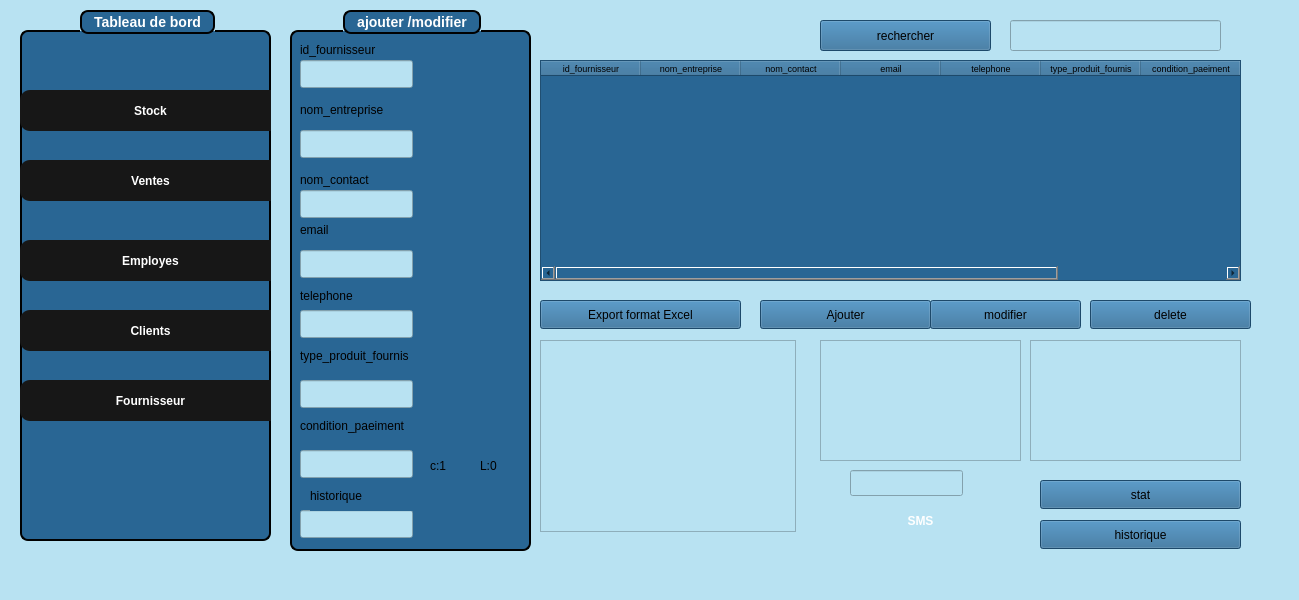
<?xml version="1.0" encoding="UTF-8"?>
<ui version="4.0">
 <class>FournisseurWindow</class>
 <widget class="QMainWindow" name="FournisseurWindow">
  <property name="geometry">
   <rect>
    <x>0</x>
    <y>0</y>
    <width>1299</width>
    <height>600</height>
   </rect>
  </property>
  <property name="windowTitle">
   <string>Gestion des Fournisseurs</string>
  </property>
  <property name="styleSheet">
   <string notr="true">background-color: rgb(184, 226, 242);</string>
  </property>
  <widget class="QWidget" name="centralwidget">
   <widget class="QGroupBox" name="groupBox">
    <property name="geometry">
     <rect>
      <x>20</x>
      <y>10</y>
      <width>251</width>
      <height>531</height>
     </rect>
    </property>
    <property name="styleSheet">
     <string notr="true">QGroupBox {
    background-color: rgb(41, 102, 148);   /* blue background */
    border: 2px solid black;               /* black border, 2px wide */
    border-radius: 8px;                    /* rounded corners */
    margin-top: 20px;                      /* space for the title */
    color: white;                          /* title text color */
    font-weight: bold;
    font-size: 14px;
}

QGroupBox::title {
 border: 2px solid black;               /* black border, 2px wide */
    border-radius: 8px;     
background-color: rgb(41, 102, 148);
    subcontrol-origin: margin;
    subcontrol-position: top center;       /* title centered */
    padding: 2px 10px;
}</string>
    </property>
    <property name="title">
     <string>Tableau de bord</string>
    </property>
    <widget class="QPushButton" name="pushButton">
     <property name="geometry">
      <rect>
       <x>0</x>
       <y>80</y>
       <width>261</width>
       <height>41</height>
      </rect>
     </property>
     <property name="styleSheet">
      <string notr="true">#pushButton{
    font-family: Arial, Helvetica, sans-serif;
    font-weight: bold;
    color: white;
    background-color: #171717;
    padding: 10px 20px;
    border: none;
    border-radius: 10px;
}

#pushButton:hover {
    background-color: #0c66ed; /* hover effect */
}

#pushButton:pressed {
    background-color: #094bb0; /* pressed effect */
}</string>
     </property>
     <property name="text">
      <string>Stock</string>
     </property>
    </widget>
    <widget class="QPushButton" name="pushButton_2">
     <property name="geometry">
      <rect>
       <x>0</x>
       <y>150</y>
       <width>261</width>
       <height>41</height>
      </rect>
     </property>
     <property name="styleSheet">
      <string notr="true">#pushButton_2 {
    font-family: Arial, Helvetica, sans-serif;
    font-weight: bold;
    color: white;
    background-color: #171717;
    padding: 10px 20px;
    border: none;
    border-radius: 10px;
}

#pushButton_2:hover {
    background-color: #0c66ed; /* hover effect */
}

#pushButton_2:pressed {
    background-color: #094bb0; /* pressed effect */
}</string>
     </property>
     <property name="text">
      <string>Ventes</string>
     </property>
    </widget>
    <widget class="QPushButton" name="pushButton_3">
     <property name="geometry">
      <rect>
       <x>0</x>
       <y>300</y>
       <width>261</width>
       <height>41</height>
      </rect>
     </property>
     <property name="styleSheet">
      <string notr="true">#pushButton_3 {
    font-family: Arial, Helvetica, sans-serif;
    font-weight: bold;
    color: white;
    background-color: #171717;
    padding: 10px 20px;
    border: none;
    border-radius: 10px;
}

#pushButton_3:hover {
    background-color: #0c66ed; /* hover effect */
}

#pushButton_3:pressed {
    background-color: #094bb0; /* pressed effect */
}</string>
     </property>
     <property name="text">
      <string>Clients</string>
     </property>
    </widget>
    <widget class="QPushButton" name="pushButton_4">
     <property name="geometry">
      <rect>
       <x>0</x>
       <y>230</y>
       <width>261</width>
       <height>41</height>
      </rect>
     </property>
     <property name="styleSheet">
      <string notr="true">#pushButton_4 {
    font-family: Arial, Helvetica, sans-serif;
    font-weight: bold;
    color: white;
    background-color: #171717;
    padding: 10px 20px;
    border: none;
    border-radius: 10px;
}

#pushButton_4:hover {
    background-color: #0c66ed; /* hover effect */
}

#pushButton_4:pressed {
    background-color: #094bb0; /* pressed effect */
}</string>
     </property>
     <property name="text">
      <string>Employes</string>
     </property>
    </widget>
    <widget class="QPushButton" name="pushButton_5">
     <property name="geometry">
      <rect>
       <x>0</x>
       <y>370</y>
       <width>261</width>
       <height>41</height>
      </rect>
     </property>
     <property name="styleSheet">
      <string notr="true">#pushButton_5 {
    font-family: Arial, Helvetica, sans-serif;
    font-weight: bold;
    color: white;
    background-color: #171717;
    padding: 10px 20px;
    border: none;
    border-radius: 10px;
}

#pushButton_5:hover {
    background-color: #0c66ed; /* hover effect */
}

#pushButton_5:pressed {
    background-color: #094bb0; /* pressed effect */
}</string>
     </property>
     <property name="text">
      <string>Fournisseur</string>
     </property>
    </widget>
   </widget>
   <widget class="QLabel" name="logoLabel">
    <property name="geometry">
     <rect>
      <x>1230</x>
      <y>10</y>
      <width>60</width>
      <height>60</height>
     </rect>
    </property>
    <property name="minimumSize">
     <size>
      <width>50</width>
      <height>50</height>
     </size>
    </property>
    <property name="maximumSize">
     <size>
      <width>60</width>
      <height>60</height>
     </size>
    </property>
    <property name="styleSheet">
     <string notr="true">background-color: transparent;</string>
    </property>
    <property name="text">
     <string/>
    </property>
    <property name="pixmap">
     <pixmap resource="resources.qrc">:/images/logof.jpg</pixmap>
    </property>
    <property name="scaledContents">
     <bool>true</bool>
    </property>
    <property name="alignment">
     <set>Qt::AlignmentFlag::AlignCenter</set>
    </property>
   </widget>
   <widget class="QStackedWidget" name="stackedWidget_2">
    <property name="geometry">
     <rect>
      <x>290</x>
      <y>-10</y>
      <width>1051</width>
      <height>571</height>
     </rect>
    </property>
    <property name="currentIndex">
     <number>0</number>
    </property>
    <widget class="QWidget" name="page_3">
     <widget class="QPushButton" name="pushButton_7">
      <property name="geometry">
       <rect>
        <x>250</x>
        <y>310</y>
        <width>201</width>
        <height>29</height>
       </rect>
      </property>
      <property name="styleSheet">
       <string notr="true"> background-color: rgb(41, 102, 148);</string>
      </property>
      <property name="text">
       <string>Export format Excel</string>
      </property>
     </widget>
     <widget class="QTableWidget" name="tableWidget_2">
      <property name="geometry">
       <rect>
        <x>250</x>
        <y>70</y>
        <width>701</width>
        <height>221</height>
       </rect>
      </property>
      <property name="styleSheet">
       <string notr="true"> background-color: rgb(41, 102, 148);</string>
      </property>
      <column>
       <property name="text">
        <string>id_fournisseur</string>
       </property>
       <property name="font">
        <font>
         <pointsize>7</pointsize>
        </font>
       </property>
      </column>
      <column>
       <property name="text">
        <string>nom_entreprise</string>
       </property>
       <property name="font">
        <font>
         <pointsize>7</pointsize>
        </font>
       </property>
      </column>
      <column>
       <property name="text">
        <string>nom_contact</string>
       </property>
       <property name="font">
        <font>
         <pointsize>7</pointsize>
        </font>
       </property>
      </column>
      <column>
       <property name="text">
        <string>email</string>
       </property>
       <property name="font">
        <font>
         <pointsize>7</pointsize>
        </font>
       </property>
      </column>
      <column>
       <property name="text">
        <string>telephone</string>
       </property>
       <property name="font">
        <font>
         <pointsize>7</pointsize>
        </font>
       </property>
      </column>
      <column>
       <property name="text">
        <string>type_produit_fournis</string>
       </property>
       <property name="font">
        <font>
         <pointsize>7</pointsize>
        </font>
       </property>
      </column>
      <column>
       <property name="text">
        <string>condition_paeiment</string>
       </property>
       <property name="font">
        <font>
         <pointsize>7</pointsize>
        </font>
       </property>
      </column>
      <column>
       <property name="text">
        <string>historique</string>
       </property>
       <property name="font">
        <font>
         <pointsize>7</pointsize>
        </font>
       </property>
      </column>
     </widget>
     <widget class="QPushButton" name="pushButton_ajouter">
      <property name="geometry">
       <rect>
        <x>470</x>
        <y>310</y>
        <width>171</width>
        <height>29</height>
       </rect>
      </property>
      <property name="styleSheet">
       <string notr="true"> background-color: rgb(41, 102, 148);</string>
      </property>
      <property name="text">
       <string>Ajouter</string>
      </property>
     </widget>
     <widget class="QPushButton" name="pushButton_modifier">
      <property name="geometry">
       <rect>
        <x>640</x>
        <y>310</y>
        <width>151</width>
        <height>29</height>
       </rect>
      </property>
      <property name="styleSheet">
       <string notr="true"> background-color: rgb(41, 102, 148);</string>
      </property>
      <property name="text">
       <string>modifier</string>
      </property>
     </widget>
     <widget class="QPushButton" name="pushButton_delete">
      <property name="geometry">
       <rect>
        <x>800</x>
        <y>310</y>
        <width>161</width>
        <height>29</height>
       </rect>
      </property>
      <property name="styleSheet">
       <string notr="true"> background-color: rgb(41, 102, 148);</string>
      </property>
      <property name="text">
       <string>delete</string>
      </property>
     </widget>
     <widget class="QGroupBox" name="groupBox_3">
      <property name="geometry">
       <rect>
        <x>0</x>
        <y>20</y>
        <width>241</width>
        <height>541</height>
       </rect>
      </property>
      <property name="styleSheet">
       <string notr="true">QGroupBox {
    background-color: rgb(41, 102, 148);   /* blue background */
    border: 2px solid black;               /* black border, 2px wide */
    border-radius: 8px;                    /* rounded corners */
    margin-top: 20px;                      /* space for the title */
    color: white;                          /* title text color */
    font-weight: bold;
    font-size: 14px;
}

QGroupBox::title {
 border: 2px solid black;               /* black border, 2px wide */
    border-radius: 8px;     
background-color: rgb(41, 102, 148);
    subcontrol-origin: margin;
    subcontrol-position: top center;       /* title centered */
    padding: 2px 10px;
}
</string>
      </property>
      <property name="title">
       <string>ajouter /modifier</string>
      </property>
      <widget class="QLabel" name="label_5">
       <property name="geometry">
        <rect>
         <x>10</x>
         <y>30</y>
         <width>111</width>
         <height>20</height>
        </rect>
       </property>
       <property name="styleSheet">
        <string notr="true"> background-color: rgb(41, 102, 148); 
</string>
       </property>
       <property name="text">
        <string>id_fournisseur</string>
       </property>
      </widget>
      <widget class="QLabel" name="label_7">
       <property name="geometry">
        <rect>
         <x>10</x>
         <y>90</y>
         <width>101</width>
         <height>20</height>
        </rect>
       </property>
       <property name="styleSheet">
        <string notr="true"> background-color: rgb(41, 102, 148); 
</string>
       </property>
       <property name="text">
        <string>nom_entreprise</string>
       </property>
      </widget>
      <widget class="QLabel" name="label_8">
       <property name="geometry">
        <rect>
         <x>10</x>
         <y>160</y>
         <width>101</width>
         <height>20</height>
        </rect>
       </property>
       <property name="styleSheet">
        <string notr="true"> background-color: rgb(41, 102, 148); 
</string>
       </property>
       <property name="text">
        <string>nom_contact</string>
       </property>
      </widget>
      <widget class="QLabel" name="label_9">
       <property name="geometry">
        <rect>
         <x>10</x>
         <y>210</y>
         <width>101</width>
         <height>20</height>
        </rect>
       </property>
       <property name="styleSheet">
        <string notr="true"> background-color: rgb(41, 102, 148); 
</string>
       </property>
       <property name="text">
        <string>email</string>
       </property>
      </widget>
      <widget class="QLabel" name="label_10">
       <property name="geometry">
        <rect>
         <x>10</x>
         <y>270</y>
         <width>161</width>
         <height>31</height>
        </rect>
       </property>
       <property name="styleSheet">
        <string notr="true"> background-color: rgb(41, 102, 148); 
</string>
       </property>
       <property name="text">
        <string>telephone</string>
       </property>
      </widget>
      <widget class="QLineEdit" name="lineEdit">
       <property name="geometry">
        <rect>
         <x>10</x>
         <y>50</y>
         <width>113</width>
         <height>28</height>
        </rect>
       </property>
       <property name="text">
        <string/>
       </property>
      </widget>
      <widget class="QLineEdit" name="lineEdit_3">
       <property name="geometry">
        <rect>
         <x>10</x>
         <y>120</y>
         <width>113</width>
         <height>28</height>
        </rect>
       </property>
       <property name="text">
        <string/>
       </property>
      </widget>
      <widget class="QLineEdit" name="lineEdit_4">
       <property name="geometry">
        <rect>
         <x>10</x>
         <y>180</y>
         <width>113</width>
         <height>28</height>
        </rect>
       </property>
       <property name="text">
        <string/>
       </property>
      </widget>
      <widget class="QLineEdit" name="lineEdit_5">
       <property name="geometry">
        <rect>
         <x>10</x>
         <y>240</y>
         <width>113</width>
         <height>28</height>
        </rect>
       </property>
       <property name="text">
        <string/>
       </property>
      </widget>
      <widget class="QLineEdit" name="lineEdit_6">
       <property name="geometry">
        <rect>
         <x>10</x>
         <y>300</y>
         <width>113</width>
         <height>28</height>
        </rect>
       </property>
       <property name="text">
        <string/>
       </property>
      </widget>
      <widget class="QLineEdit" name="lineEdit_11">
       <property name="geometry">
        <rect>
         <x>10</x>
         <y>500</y>
         <width>113</width>
         <height>28</height>
        </rect>
       </property>
       <property name="text">
        <string/>
       </property>
      </widget>
      <widget class="QLineEdit" name="lineEdit_12">
       <property name="geometry">
        <rect>
         <x>10</x>
         <y>440</y>
         <width>113</width>
         <height>28</height>
        </rect>
       </property>
       <property name="text">
        <string/>
       </property>
      </widget>
      <widget class="QLineEdit" name="lineEdit_13">
       <property name="geometry">
        <rect>
         <x>10</x>
         <y>370</y>
         <width>113</width>
         <height>28</height>
        </rect>
       </property>
       <property name="text">
        <string/>
       </property>
      </widget>
      <widget class="QLabel" name="label_16">
       <property name="geometry">
        <rect>
         <x>10</x>
         <y>330</y>
         <width>161</width>
         <height>31</height>
        </rect>
       </property>
       <property name="styleSheet">
        <string notr="true"> background-color: rgb(41, 102, 148); 
</string>
       </property>
       <property name="text">
        <string>type_produit_fournis</string>
       </property>
      </widget>
      <widget class="QLabel" name="label_17">
       <property name="geometry">
        <rect>
         <x>20</x>
         <y>470</y>
         <width>161</width>
         <height>31</height>
        </rect>
       </property>
       <property name="styleSheet">
        <string notr="true"> background-color: rgb(41, 102, 148); 
</string>
       </property>
       <property name="text">
        <string>historique</string>
       </property>
      </widget>
      <widget class="QLabel" name="label_18">
       <property name="geometry">
        <rect>
         <x>10</x>
         <y>400</y>
         <width>161</width>
         <height>31</height>
        </rect>
       </property>
       <property name="styleSheet">
        <string notr="true"> background-color: rgb(41, 102, 148); 
</string>
       </property>
       <property name="text">
        <string>condition_paeiment</string>
       </property>
      </widget>
      <widget class="QLabel" name="label_19">
       <property name="geometry">
        <rect>
         <x>140</x>
         <y>440</y>
         <width>21</width>
         <height>31</height>
        </rect>
       </property>
       <property name="styleSheet">
        <string notr="true"> background-color: rgb(41, 102, 148); 
</string>
       </property>
       <property name="text">
        <string>c:1</string>
       </property>
      </widget>
      <widget class="QLabel" name="label_20">
       <property name="geometry">
        <rect>
         <x>190</x>
         <y>440</y>
         <width>21</width>
         <height>31</height>
        </rect>
       </property>
       <property name="styleSheet">
        <string notr="true"> background-color: rgb(41, 102, 148); 
</string>
       </property>
       <property name="text">
        <string>L:0</string>
       </property>
      </widget>
     </widget>
     <widget class="QPushButton" name="pushButton_modifier_3">
      <property name="geometry">
       <rect>
        <x>530</x>
        <y>30</y>
        <width>171</width>
        <height>31</height>
       </rect>
      </property>
      <property name="styleSheet">
       <string notr="true"> background-color: rgb(41, 102, 148);</string>
      </property>
      <property name="text">
       <string>rechercher</string>
      </property>
     </widget>
     <widget class="QGraphicsView" name="graphicsView">
      <property name="geometry">
       <rect>
        <x>250</x>
        <y>350</y>
        <width>256</width>
        <height>192</height>
       </rect>
      </property>
     </widget>
     <widget class="QListWidget" name="listWidget">
      <property name="geometry">
       <rect>
        <x>740</x>
        <y>350</y>
        <width>211</width>
        <height>121</height>
       </rect>
      </property>
     </widget>
     <widget class="QPushButton" name="pushButton_8">
      <property name="geometry">
       <rect>
        <x>750</x>
        <y>490</y>
        <width>201</width>
        <height>29</height>
       </rect>
      </property>
      <property name="styleSheet">
       <string notr="true"> background-color: rgb(41, 102, 148);</string>
      </property>
      <property name="text">
       <string>stat</string>
      </property>
     </widget>
     <widget class="QLineEdit" name="l5">
      <property name="geometry">
       <rect>
        <x>720</x>
        <y>30</y>
        <width>211</width>
        <height>31</height>
       </rect>
      </property>
     </widget>
     <widget class="QPushButton" name="pushButton_9">
      <property name="geometry">
       <rect>
        <x>750</x>
        <y>530</y>
        <width>201</width>
        <height>29</height>
       </rect>
      </property>
      <property name="styleSheet">
       <string notr="true"> background-color: rgb(41, 102, 148);</string>
      </property>
      <property name="text">
       <string>historique</string>
      </property>
     </widget>
     <widget class="QTextEdit" name="textEdit">
      <property name="geometry">
       <rect>
        <x>530</x>
        <y>350</y>
        <width>201</width>
        <height>121</height>
       </rect>
      </property>
     </widget>
     <widget class="QLineEdit" name="lineEdit_17">
      <property name="geometry">
       <rect>
        <x>560</x>
        <y>480</y>
        <width>113</width>
        <height>26</height>
       </rect>
      </property>
     </widget>
     <widget class="QPushButton" name="pushButton_38">
      <property name="geometry">
       <rect>
        <x>530</x>
        <y>510</y>
        <width>201</width>
        <height>41</height>
       </rect>
      </property>
      <property name="styleSheet">
       <string notr="true">QPushButton {
    /* 1. Base Orange &quot;Sun&quot; Background (Gradient for a slight shine) */
    background-color: qlineargradient(
        x1: 0, y1: 0, x2: 0, y2: 1,
        stop: 0 #ff8c00,   /* Darker orange at the top */
        stop: 1 #ffa500    /* Lighter orange at the bottom */
    );
    color: white; /* White text for contrast */
    border: 2px solid transparent; /* Transparent border initially */
    border-radius: 5px;
    padding: 10px 20px;
    font-weight: bold;
}

QPushButton:hover {
    /* 2. Bright Contour (Border) when the mouse passes over */
    border: 2px solid #ffcc00; /* Bright yellow border (the glow) */
    background-color: qlineargradient(
        x1: 0, y1: 0, x2: 0, y2: 1,
        stop: 0 #ff951a,   /* Slightly brighter background on hover */
        stop: 1 #ffb01a
    );
}

QPushButton:pressed {
    /* 3. Darker press effect */
    background-color: rgb(0, 170, 127); /* Solid darker orange */
    border: 2px solid #ffcc00;
}</string>
      </property>
      <property name="text">
       <string>SMS</string>
      </property>
     </widget>
    </widget>
    <widget class="QWidget" name="page_4"/>
   </widget>
  </widget>
  <widget class="QMenuBar" name="menubar">
   <property name="geometry">
    <rect>
     <x>0</x>
     <y>0</y>
     <width>1299</width>
     <height>25</height>
    </rect>
   </property>
  </widget>
  <widget class="QStatusBar" name="statusbar"/>
 </widget>
 <resources>
  <include location="resources.qrc"/>
 </resources>
 <connections/>
</ui>
